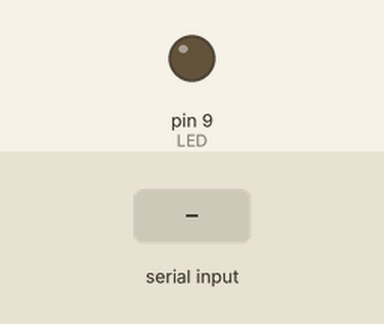
Bench run of a sketch on a simulated Arduino Uno, built with avr-gcc and run on an emulated ATmega328P. On the bench: output pins drawn as LEDs (lit = HIGH). Inputs (shaded band) come from the test bench.

Above: at 1.2 s.
1.3 s: "x" received over Serial
At 2.5 s:
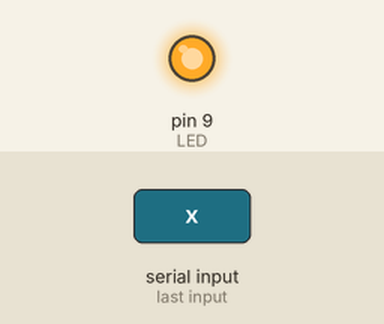
2.8 s: "o" received over Serial
At 3.9 s:
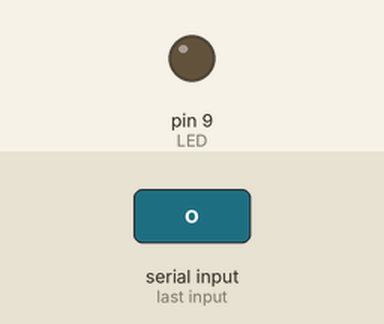
Timing chart, 0 to 5.8 s (numbered marks = the images above; inputs shaded):
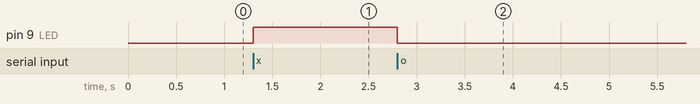

The sketch:

serialtest.ino
```cpp
const int LED = 9;
char x;

void setup() {
  Serial.begin(9600);
  pinMode(LED, OUTPUT);
}

void loop() {
  if (Serial.available() > 0) {
    x = Serial.read();

    if (x == 'o') {
      digitalWrite(LED, LOW);
      delay(1000);
    } else if (x == 'x'){
      digitalWrite(LED, HIGH);
      delay(1000);
    }
  }
}
```

Measured:
- after the input at 1.3 s, pin 9 (LED): LOW → HIGH at once
- after the input at 2.8 s, pin 9 (LED): HIGH → LOW at once
